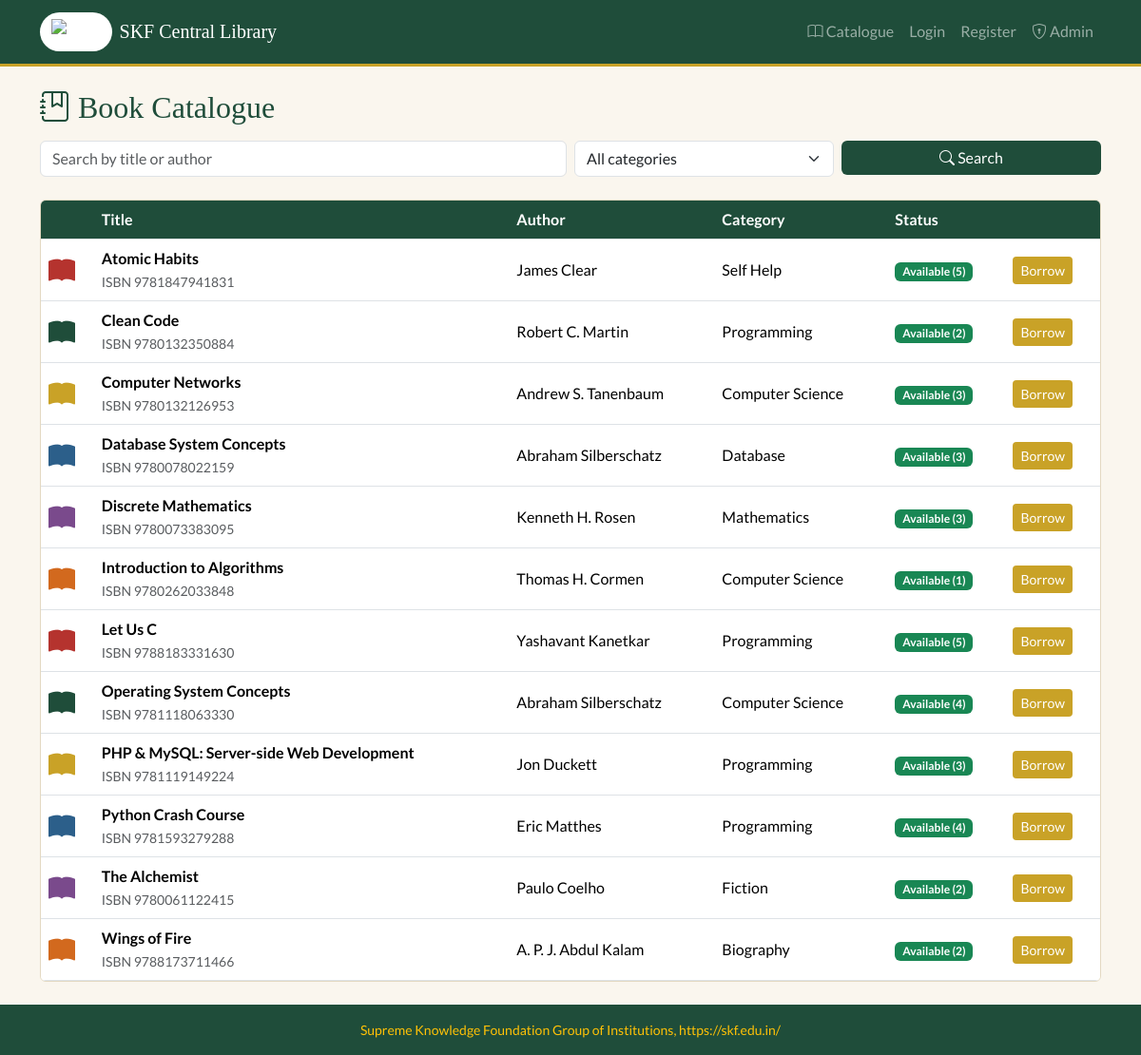
The page / on the database its author committed.
### tables this page shows
CREATE TABLE books (
  id INT AUTO_INCREMENT PRIMARY KEY,
  title VARCHAR(150),
  author VARCHAR(100),
  category VARCHAR(50),
  isbn VARCHAR(20),
  copies INT,
  available INT
);

### index.php (the view, shortened to what this page needs)
<?php
include "db.php";
include "header.php";
$q = "";
$sql = "SELECT * FROM books WHERE (title LIKE '%$q%' OR author LIKE '%$q%')";
$sql = $sql . " ORDER BY title";
$books = mysqli_query($conn, $sql);
$colors = array("#b5332e", "#1f4d3a", "#c9a227", "#2c5f8a", "#7a4a8c", "#d2691e");
?>
<h2 class="mb-3"><i class="bi bi-journal-bookmark"></i> Book Catalogue</h2>
<form class="row g-2 mb-4" method="get">
  <div class="col-md-6"><input class="form-control" name="q" value="<?php echo $q; ?>" placeholder="Search by title or author"></div>
  <div class="col-md-3">
    <select class="form-select" name="category">
      <option value="">All categories</option>
    </select>
  </div>
  <div class="col-md-3"><button class="btn btn-forest w-100"><i class="bi bi-search"></i> Search</button></div>
</form>
<div class="table-responsive card">
<table class="table table-hover align-middle mb-0">
  <thead><tr><th></th><th>Title</th><th>Author</th><th>Category</th><th>Status</th><th></th></tr></thead>
  <tbody>
  <?php
  $i = 0;
  while ($b = mysqli_fetch_assoc($books)) {
      $color = $colors[$i % 6];
      $i = $i + 1;
      echo "<tr>";
      echo "<td><i class='bi bi-book-fill fs-3' style='color:$color'></i></td>";
      echo "<td><strong>" . $b['title'] . "</strong><br><small class='text-muted'>ISBN " . $b['isbn'] . "</small></td>";
      echo "<td>" . $b['author'] . "</td>";
      echo "<td>" . $b['category'] . "</td>";
      if ($b['available'] > 0) {
          echo "<td><span class='badge bg-success'>Available (" . $b['available'] . ")</span></td>";
          echo "<td><a class='btn btn-sm btn-gold' href='borrow.php?id=" . $b['id'] . "'>Borrow</a></td>";
      } else {
          echo "<td><span class='badge bg-danger'>Not available</span></td>";
          echo "<td></td>";
      }
      echo "</tr>";
  }
  ?>
  </tbody>
</table>
</div>
<?php include "footer.php"; ?>

### head.php (shortened to what this page needs)
<!DOCTYPE html>
<html lang="en">
<head>
<link href="https://cdn.jsdelivr.net/npm/bootstrap@5.3.3/dist/css/bootstrap.min.css" rel="stylesheet">
<link href="https://cdn.jsdelivr.net/npm/bootstrap-icons@1.11.3/font/bootstrap-icons.css" rel="stylesheet">
</head>
<body>

### header.php (shortened to what this page needs)
<?php
include "head.php";
?>
<nav class="navbar navbar-expand-lg navbar-dark bg-forest gold-line">
  <div class="container">
    <a class="navbar-brand d-flex align-items-center" href="index.php">
      <span class="logo-pill me-2"><img src="https://skf.edu.in/images/skf-newlogo-new1.jpg" alt="SKF"></span>
      <span class="brand text-white">SKF Central Library</span>
    </a>
    <div class="collapse navbar-collapse" id="menu">
      <ul class="navbar-nav ms-auto align-items-lg-center">
        <li class="nav-item"><a class="nav-link" href="index.php"><i class="bi bi-book"></i> Catalogue</a></li>
        <?php if (isset($_SESSION['student_id'])) { ?>
          <li class="nav-item"><a class="nav-link" href="my_books.php"><i class="bi bi-bookmark-check"></i> My Books</a></li>
          <li class="nav-item"><span class="nav-link text-warning"><i class="bi bi-person-circle"></i> <?php echo $_SESSION['student_name']; ?></span></li>
          <li class="nav-item"><a class="nav-link" href="logout.php">Logout</a></li>
        <?php } else { ?>
          <li class="nav-item"><a class="nav-link" href="login.php">Login</a></li>
          <li class="nav-item"><a class="nav-link" href="register.php">Register</a></li>
        <?php } ?>
        <li class="nav-item"><a class="nav-link" href="admin/login.php"><i class="bi bi-shield-lock"></i> Admin</a></li>
      </ul>
    </div>
  </div>
</nav>
<div class="container my-4">

### footer.php (shortened to what this page needs)
</div>
<footer class="text-center py-3 mt-4 bg-forest text-white small <?php if (isset($is_admin)) echo 'ms-md-5'; ?>" style="<?php if (isset($is_admin)) echo 'margin-left:240px;'; ?>">
  <a href="https://skf.edu.in/" class="text-warning text-decoration-none">Supreme Knowledge Foundation Group of Institutions, https://skf.edu.in/</a>
</footer>
</body>
</html>

### head.php (style rules this page uses)
body { background:#faf6ee; font-family:'Lato',sans-serif; color:#2b2b2b; }
h1,h2,h3,h4,h5,.brand { font-family:'Playfair Display',serif; color:#1f4d3a; }
.bg-forest { background:#1f4d3a; }
.logo-pill { background:#fff; border-radius:50px; padding:4px 12px; display:inline-block; }
.logo-pill img { height:40px; }
.btn-forest { background:#1f4d3a; color:#fff; border:none; }
.btn-gold { background:#c9a227; color:#fff; border:none; }
.gold-line { border-bottom:3px solid #c9a227; }
.card { border:1px solid #e3d9c2; background:#fffdf8; }
.table thead th { background:#1f4d3a; color:#fff; font-weight:700; }

### rows shown on the page
books: title "Atomic Habits", isbn "9781847941831", author "James Clear", category "Self Help", available "5"
books: title "Clean Code", isbn "9780132350884", author "Robert C. Martin", category "Programming", available "2"
books: title "Computer Networks", isbn "9780132126953", author "Andrew S. Tanenbaum", category "Computer Science", available "3"
books: title "Database System Concepts", isbn "9780078022159", author "Abraham Silberschatz", category "Database", available "3"
books: title "Discrete Mathematics", isbn "9780073383095", author "Kenneth H. Rosen", category "Mathematics", available "3"
books: title "Introduction to Algorithms", isbn "9780262033848", author "Thomas H. Cormen", category "Computer Science", available "1"
books: title "Let Us C", isbn "9788183331630", author "Yashavant Kanetkar", category "Programming", available "5"
books: title "Operating System Concepts", isbn "9781118063330", author "Abraham Silberschatz", category "Computer Science", available "4"
books: title "PHP & MySQL: Server-side Web Development", isbn "9781119149224", author "Jon Duckett", category "Programming", available "3"
books: title "Python Crash Course", isbn "9781593279288", author "Eric Matthes", category "Programming", available "4"
books: title "The Alchemist", isbn "9780061122415", author "Paulo Coelho", category "Fiction", available "2"
books: title "Wings of Fire", isbn "9788173711466", author "A. P. J. Abdul Kalam", category "Biography", available "2"
